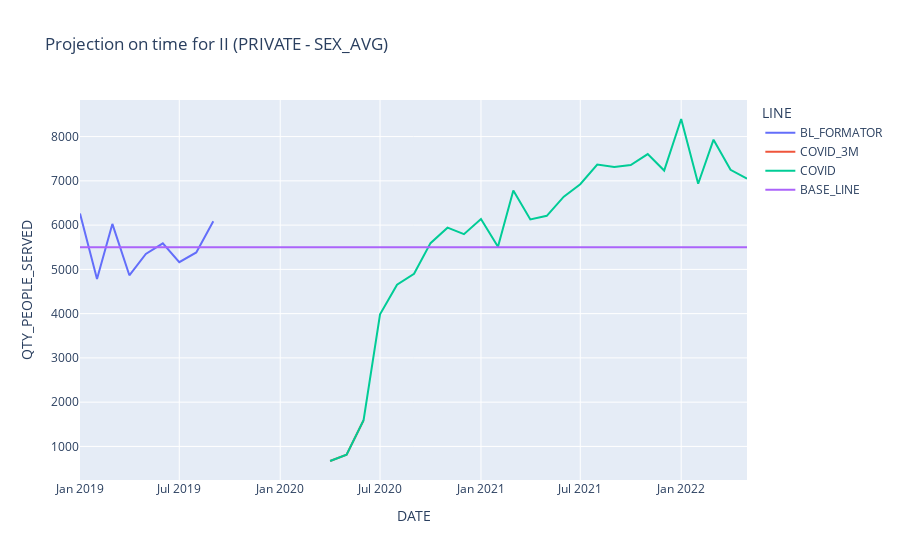

The notebook cell this image was saved under:
### Markdown cell above
##### Analysis for both sexs

### Code cell
TAG_GENDER = 'SEX_AVG'
new_base_df_temp = new_base_df[(new_base_df['SEX']==TAG_GENDER) & (new_base_df['SECTOR_R']==TAG_SECTOR)]
new_base_df_temp = new_base_df_temp.reset_index(drop=True)
new_base_df_temp['BASE_LINE'] = new_base_df_temp['BL_FORMATOR'].mean()

# Forecast
# temp_resp = forecast_model_2(new_base_df_temp[(new_base_df_temp['DATE'] >= '2020-04-01') & (new_base_df_temp['DATE'] <= '2020-06-01')][['DATE','COVID_3M']],
#                              new_base_df_temp[(new_base_df_temp['DATE'] >= '2020-04-01')][['DATE']],
#                              column_name = 'DATE',
#                              column_values = 'COVID_3M',
#                              name_predicted = 'COVID_FORECAST',
#                              kind_model = 'rfg')

# new_base_df_temp = pd.merge(forecast_df, temp_resp, how='left', on=('DATE','DATE'))

forecast_df = new_base_df_temp[['DATE', 
                                'PEOPLE_SERVED_NORMALIZED',
                                'BL_FORMATOR',
                                'COVID_3M',
                                #'COVID_FORECAST',
                                'COVID',
                                'BASE_LINE']].melt(id_vars=['DATE'],
                                                  value_vars=[#'PEOPLE_SERVED_NORMALIZED',
                                                              'BL_FORMATOR',
                                                              'COVID_3M',
                                                              #'COVID_FORECAST',
                                                              'COVID',
                                                              'BASE_LINE'],
                                                  var_name="LINE",
                                                  value_name="QTY_PEOPLE_SERVED")



fig = px.line(forecast_df,
              x="DATE",
              y="QTY_PEOPLE_SERVED",
              color='LINE',
              title='Projection on time for ' + TAG_CATEGORY +' ('+TAG_SECTOR+' - '+TAG_GENDER+')'
             )

fig.show()
#fig.show(renderer="svg")

### Figure 1 — Plotly figure (JSON) as saved in the notebook; plotly's stock layout.template omitted (floating-point values rounded to 4 significant figures)
{"data": [{"hovertemplate": "LINE=BL_FORMATOR<br>DATE=%{x}<br>QTY_PEOPLE_SERVED=%{y}<extra></extra>", "legendgroup": "BL_FORMATOR", "line": {"color": "#636efa", "dash": "solid"}, "marker": {"symbol": "circle"}, "mode": "lines", "name": "BL_FORMATOR", "orientation": "v", "showlegend": true, "type": "scatter", "x": ["2022-05-01T00:00:00", "2022-04-01T00:00:00", "2022-03-01T00:00:00", "2022-02-01T00:00:00", "2022-01-01T00:00:00", "2021-12-01T00:00:00", "2021-11-01T00:00:00", "2021-10-01T00:00:00", "2021-09-01T00:00:00", "2021-08-01T00:00:00", "2021-07-01T00:00:00", "2021-06-01T00:00:00", "2021-05-01T00:00:00", "2021-04-01T00:00:00", "2021-03-01T00:00:00", "2021-02-01T00:00:00", "2021-01-01T00:00:00", "2020-12-01T00:00:00", "2020-11-01T00:00:00", "2020-10-01T00:00:00", "2020-09-01T00:00:00", "2020-08-01T00:00:00", "2020-07-01T00:00:00", "2020-06-01T00:00:00", "2020-05-01T00:00:00", "2020-04-01T00:00:00", "2020-03-01T00:00:00", "2020-02-01T00:00:00", "2020-01-01T00:00:00", "2019-12-01T00:00:00", "2019-11-01T00:00:00", "2019-10-01T00:00:00", "2019-09-01T00:00:00", "2019-08-01T00:00:00", "2019-07-01T00:00:00", "2019-06-01T00:00:00", "2019-05-01T00:00:00", "2019-04-01T00:00:00", "2019-03-01T00:00:00", "2019-02-01T00:00:00", "2019-01-01T00:00:00"], "xaxis": "x", "y": [null, null, null, null, null, null, null, null, null, null, null, null, null, null, null, null, null, null, null, null, null, null, null, null, null, null, null, null, null, null, null, null, 6088.0, 5382.0, 5162.0, 5589.0, 5348.0, 4866.0, 6027.0, 4781.0, 6262.0], "yaxis": "y"}, {"hovertemplate": "LINE=COVID_3M<br>DATE=%{x}<br>QTY_PEOPLE_SERVED=%{y}<extra></extra>", "legendgroup": "COVID_3M", "line": {"color": "#EF553B", "dash": "solid"}, "marker": {"symbol": "circle"}, "mode": "lines", "name": "COVID_3M", "orientation": "v", "showlegend": true, "type": "scatter", "x": ["2022-05-01T00:00:00", "2022-04-01T00:00:00", "2022-03-01T00:00:00", "2022-02-01T00:00:00", "2022-01-01T00:00:00", "2021-12-01T00:00:00", "2021-11-01T00:00:00", "2021-10-01T00:00:00", "2021-09-01T00:00:00", "2021-08-01T00:00:00", "2021-07-01T00:00:00", "2021-06-01T00:00:00", "2021-05-01T00:00:00", "2021-04-01T00:00:00", "2021-03-01T00:00:00", "2021-02-01T00:00:00", "2021-01-01T00:00:00", "2020-12-01T00:00:00", "2020-11-01T00:00:00", "2020-10-01T00:00:00", "2020-09-01T00:00:00", "2020-08-01T00:00:00", "2020-07-01T00:00:00", "2020-06-01T00:00:00", "2020-05-01T00:00:00", "2020-04-01T00:00:00", "2020-03-01T00:00:00", "2020-02-01T00:00:00", "2020-01-01T00:00:00", "2019-12-01T00:00:00", "2019-11-01T00:00:00", "2019-10-01T00:00:00", "2019-09-01T00:00:00", "2019-08-01T00:00:00", "2019-07-01T00:00:00", "2019-06-01T00:00:00", "2019-05-01T00:00:00", "2019-04-01T00:00:00", "2019-03-01T00:00:00", "2019-02-01T00:00:00", "2019-01-01T00:00:00"], "xaxis": "x", "y": [null, null, null, null, null, null, null, null, null, null, null, null, null, null, null, null, null, null, null, null, null, null, null, 1592.0, 813.1, 670.6, null, null, null, null, null, null, null, null, null, null, null, null, null, null, null], "yaxis": "y"}, {"hovertemplate": "LINE=COVID<br>DATE=%{x}<br>QTY_PEOPLE_SERVED=%{y}<extra></extra>", "legendgroup": "COVID", "line": {"color": "#00cc96", "dash": "solid"}, "marker": {"symbol": "circle"}, "mode": "lines", "name": "COVID", "orientation": "v", "showlegend": true, "type": "scatter", "x": ["2022-05-01T00:00:00", "2022-04-01T00:00:00", "2022-03-01T00:00:00", "2022-02-01T00:00:00", "2022-01-01T00:00:00", "2021-12-01T00:00:00", "2021-11-01T00:00:00", "2021-10-01T00:00:00", "2021-09-01T00:00:00", "2021-08-01T00:00:00", "2021-07-01T00:00:00", "2021-06-01T00:00:00", "2021-05-01T00:00:00", "2021-04-01T00:00:00", "2021-03-01T00:00:00", "2021-02-01T00:00:00", "2021-01-01T00:00:00", "2020-12-01T00:00:00", "2020-11-01T00:00:00", "2020-10-01T00:00:00", "2020-09-01T00:00:00", "2020-08-01T00:00:00", "2020-07-01T00:00:00", "2020-06-01T00:00:00", "2020-05-01T00:00:00", "2020-04-01T00:00:00", "2020-03-01T00:00:00", "2020-02-01T00:00:00", "2020-01-01T00:00:00", "2019-12-01T00:00:00", "2019-11-01T00:00:00", "2019-10-01T00:00:00", "2019-09-01T00:00:00", "2019-08-01T00:00:00", "2019-07-01T00:00:00", "2019-06-01T00:00:00", "2019-05-01T00:00:00", "2019-04-01T00:00:00", "2019-03-01T00:00:00", "2019-02-01T00:00:00", "2019-01-01T00:00:00"], "xaxis": "x", "y": [7050.0, 7249.0, 7931, 6934.0, 8397.0, 7233.0, 7603.0, 7357.0, 7314.0, 7368.0, 6923.0, 6643.0, 6210.0, 6128.0, 6781.0, 5511.0, 6137.0, 5796.0, 5943.0, 5593.0, 4900.0, 4653.0, 3984.0, 1592.0, 813.1, 670.6, null, null, null, null, null, null, null, null, null, null, null, null, null, null, null], "yaxis": "y"}, {"hovertemplate": "LINE=BASE_LINE<br>DATE=%{x}<br>QTY_PEOPLE_SERVED=%{y}<extra></extra>", "legendgroup": "BASE_LINE", "line": {"color": "#ab63fa", "dash": "solid"}, "marker": {"symbol": "circle"}, "mode": "lines", "name": "BASE_LINE", "orientation": "v", "showlegend": true, "type": "scatter", "x": ["2022-05-01T00:00:00", "2022-04-01T00:00:00", "2022-03-01T00:00:00", "2022-02-01T00:00:00", "2022-01-01T00:00:00", "2021-12-01T00:00:00", "2021-11-01T00:00:00", "2021-10-01T00:00:00", "2021-09-01T00:00:00", "2021-08-01T00:00:00", "2021-07-01T00:00:00", "2021-06-01T00:00:00", "2021-05-01T00:00:00", "2021-04-01T00:00:00", "2021-03-01T00:00:00", "2021-02-01T00:00:00", "2021-01-01T00:00:00", "2020-12-01T00:00:00", "2020-11-01T00:00:00", "2020-10-01T00:00:00", "2020-09-01T00:00:00", "2020-08-01T00:00:00", "2020-07-01T00:00:00", "2020-06-01T00:00:00", "2020-05-01T00:00:00", "2020-04-01T00:00:00", "2020-03-01T00:00:00", "2020-02-01T00:00:00", "2020-01-01T00:00:00", "2019-12-01T00:00:00", "2019-11-01T00:00:00", "2019-10-01T00:00:00", "2019-09-01T00:00:00", "2019-08-01T00:00:00", "2019-07-01T00:00:00", "2019-06-01T00:00:00", "2019-05-01T00:00:00", "2019-04-01T00:00:00", "2019-03-01T00:00:00", "2019-02-01T00:00:00", "2019-01-01T00:00:00"], "xaxis": "x", "y": [5501.0, 5501.0, 5501.0, 5501.0, 5501.0, 5501.0, 5501.0, 5501.0, 5501.0, 5501.0, 5501.0, 5501.0, 5501.0, 5501.0, 5501.0, 5501.0, 5501.0, 5501.0, 5501.0, 5501.0, 5501.0, 5501.0, 5501.0, 5501.0, 5501.0, 5501.0, 5501.0, 5501.0, 5501.0, 5501.0, 5501.0, 5501.0, 5501.0, 5501.0, 5501.0, 5501.0, 5501.0, 5501.0, 5501.0, 5501.0, 5501.0], "yaxis": "y"}], "layout": {"legend": {"title": {"text": "LINE"}, "tracegroupgap": 0}, "title": {"text": "Projection on time for II (PRIVATE - SEX_AVG)"}, "xaxis": {"anchor": "y", "domain": [0, 1], "title": {"text": "DATE"}}, "yaxis": {"anchor": "x", "domain": [0, 1], "title": {"text": "QTY_PEOPLE_SERVED"}}}}
